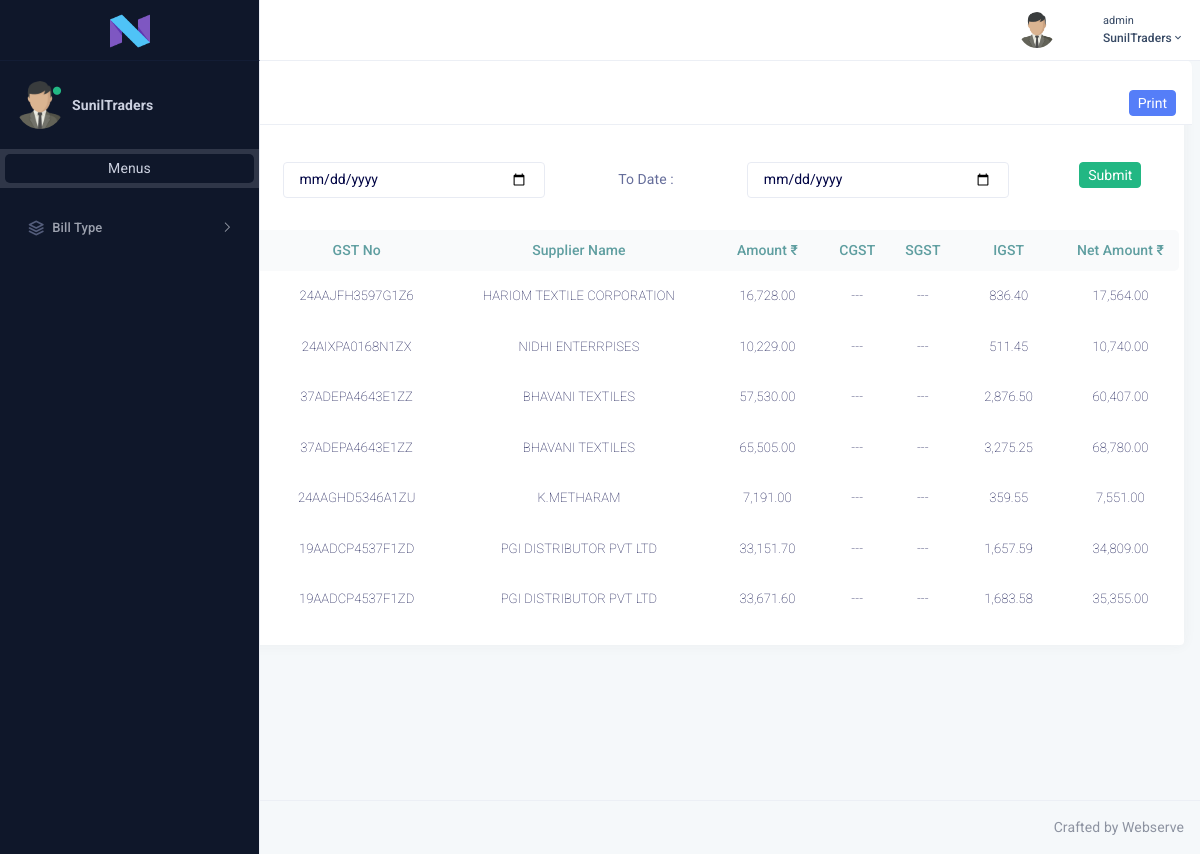
The page /debitNoteReport.php (signed in) on the database its author committed.
### tables this page shows
CREATE TABLE `debit_note` (
  `debit_note_id` int(11) NOT NULL,
  `formId` varchar(50) NOT NULL DEFAULT '0',
  `supplierName` varchar(100) DEFAULT NULL,
  `address` varchar(200) DEFAULT NULL,
  `phoneNo` varchar(13) DEFAULT NULL,
  `city` varchar(100) DEFAULT NULL,
  `billNo` varchar(50) DEFAULT NULL,
  `appNo` varchar(50) DEFAULT NULL,
  `aDate` date DEFAULT NULL,
  `GSTNO` varchar(20) DEFAULT NULL,
  `terms` text,
  `HSNNo` varchar(50) DEFAULT NULL,
  `LR` varchar(100) DEFAULT NULL,
  `lrDate` date DEFAULT NULL,
  `through` varchar(100) NOT NULL,
  `invoiceNumber` varchar(100) NOT NULL,
  `amount` int(11) NOT NULL,
  `GST` varchar(10) NOT NULL,
  `GSTType` varchar(10) NOT NULL,
  `CGST` float NOT NULL,
  `CGSTTax` float NOT NULL,
  `SGST` float NOT NULL,
  `SGSTTax` float NOT NULL,
  `IGST` float NOT NULL,
  `IGSTTax` float NOT NULL,
  `subTotal` float NOT NULL,
  `total` float NOT NULL,
  `roundOff` float NOT NULL,
  `netAmount` float NOT NULL,
  `debitBillDate` date NOT NULL,
  `debitAmt` float NOT NULL,
  `createdAt` timestamp NOT NULL DEFAULT CURRENT_TIMESTAMP,
  `updatedAt` timestamp NOT NULL DEFAULT CURRENT_TIMESTAMP ON UPDATE CURRENT_TIMESTAMP,
  `status` int(11) NOT NULL DEFAULT '0',
  `debit_note_bill_id` varchar(7) NOT NULL,
  `financialYear` year(4) DEFAULT NULL
);

### debitNoteReport.php (the view, shortened to what this page needs)
<?php
    if(!empty($_REQUEST['fdate'])){
        $fdate = $_REQUEST['fdate'];
        $toDate = $_REQUEST['toDate'];
    }else{
        $fdate = $toDate = '';
    }
?>
 <?php include('header.php') ?>
<!DOCTYPE html>
<html lang="en">
<head>
</head>
    <div class="page-wrapper">
        <div class="page-content-tab">
            <div class="container-fluid">
                <div class="row">
                    <div class="col-12 " >
                        <div class="card">
                            <div class="card-header row">
                                <h4 class="card-title col-11">Debit Note Report</h4>
                                <div class=" " style=" text-align: end;">
                                    <button class="btn btn-primary" onclick="printDiv()">Print</button>
                                </div>
                            </div>
                            <div class="card-body">
                                <div class="table-responsive">
                                    <div class="col-12 m-3">
                                        <form method="post">
                                            <div class="row pb-3 pt-3">
                                                <label class="col-form-label text-center col-2">From Date :</label>
                                                <div class="col-3 text-center">
                                                    <input type="date" id='gMonth2' class="form-control" name="fdate" required>
                                                </div>
                                                <label class="col-form-label text-center col-2">To Date :</label>
                                                <div class="col-3 text-center">
                                                    <input type="date" id='gMonth2' class="form-control" name="toDate" required>
                                                </div>
                                                <div class="col-2 text-center">
                                                    <input class="btn btn-success" type="submit" name="filter" value="Submit">
                                                </div>
                                            </div>
                                        </form>
                                    </div>
                                    <table class="table mt-3" id="datatable_1">
                                        <thead class="thead-light p-3" style=" white-space: nowrap;">
                                          <tr>
                                            <th class="text-center">S.No</th>
                                            <th class="text-center">Date</th>
                                            <th class="text-center">GST No</th>
                                            <th class="text-center">Supplier Name</th>
                                            <th class="text-center">Amount ₹</th>
                                            <th class="text-center">CGST</th>
                                            <th class="text-center">SGST</th>
                                            <th class="text-center">IGST</th>
                                            <th class="text-center">Net Amount ₹</th>
                                          </tr>
                                        </thead>
                                        <tbody style=" white-space: nowrap;">
                                            <?php
                                               if($fdate){
                                                $sql2 = "SELECT * FROM `debit_note` WHERE `createdAt` >= '$fdate' AND `createdAt` <= '$toDate' ORDER BY debit_note_id DESC";
                                                }else{
                                                    $sql2 = "SELECT * FROM debit_note ORDER BY debit_note_id DESC";
                                                }
                                                $result2 = $conn->query($sql2);
                                                $i=1;
                                                while($debitNote = $result2->fetch_assoc()){
                                            ?>
                                            <tr>
                                                <td class="text-center"><?= $i++ ?></td>
                                                <td class="text-center"><?= date('d-m-Y',strtotime($debitNote['createdAt'])) ?></td>
                                                <td class="text-center"><?= $debitNote['GSTNO'] ?></td>
                                                <td class="text-center"><?= $debitNote['supplierName'] ?></td>
                                                <td class="text-center"> <?=number_format($debitNote['subTotal'],2) ?></td>
                                                <td class="text-center"><?= ($debitNote['CGSTTax']) ? number_format($debitNote['CGSTTax'],2) : "---" ?></td>
                                                <td class="text-center"><?= ($debitNote['SGSTTax']) ? number_format($debitNote['SGSTTax'],2) : "---" ?></td>
                                                <td class="text-center"><?= ($debitNote['IGSTTax']) ? number_format($debitNote['IGSTTax'],2) : "---" ?></td>
                                                <td class="text-center"> <?= number_format($debitNote['netAmount'],2) ?></td>
                                            </tr>
                                            <?php
                                                }
                                            ?>
                                            </tbody>
                                        </table>
                                    </div>
                            </div>
                        </div>
                    </div>
                </div>
            </div>
        </div>
    </div>
  <?php include('footer.php') ?>

### header.php (shortened to what this page needs)
<!DOCTYPE html>
<html lang="en">
    <head>
         <link href="assets/plugins/datatables/datatable.css" rel="stylesheet" type="text/css" />
         <link href="assets/css/bootstrap.min.css" rel="stylesheet" type="text/css" />
         <link href="assets/css/icons.min.css" rel="stylesheet" type="text/css" />
         <link href="assets/css/app.min.css" rel="stylesheet" type="text/css" />
          <link href="assets/css/styles.css" rel="stylesheet" type="text/css" />
          <link href="https://cdn.datatables.net/1.12.1/css/jquery.dataTables.min.css" rel="stylesheet" type="text/css" />
</head>
<body id="body_contents" class="dark-sidebar">
        <div class="left-sidebar">
            <div class="brand">
                <a href="index.php" class="logo">
                    <span>
                        <img src="assets/images/if_android_n_1175537.ico" style="border-radius:4px;height: 40px;
" alt="logo-small" class="logo-sm">
                    </span>
                </a>
            </div>
            <div class="sidebar-user-pro media border-end">
                <div class="position-relative mx-auto">
                    <img src="assets/images/sunillogo1.png" alt="user" class="rounded-circle thumb-md">
                    <span class="online-icon position-absolute end-0"><i class="mdi mdi-record text-success"></i></span>
                </div>
                <div class="media-body ms-2 user-detail align-self-center">
                    <h5 class="font-14 m-0 fw-bold"> SunilTraders</h5>
                </div>
            </div>
            <div class="border-end">
                <ul class="nav nav-tabs menu-tab nav-justified" role="tablist">
                    <li class="nav-item">
                        <a class="nav-link active" data-bs-toggle="tab" href="#Main" role="tab" aria-selected="true">M<span>enus</span></a>
                    </li>
                </ul>
            </div>
            <div class="menu-content h-100" data-simplebar>
                <div class="menu-body navbar-vertical">
                    <div class="collapse navbar-collapse tab-content" id="sidebarCollapse">
                        <ul class="navbar-nav tab-pane active" id="Main" role="tabpanel">
                            <li class="nav-item">
                                <a class="nav-link" href="#sidebarAnalytics" data-bs-toggle="collapse" role="button"
                                    aria-expanded="false" aria-controls="sidebarAnalytics">
                                    <i class="ti ti-stack menu-icon"></i>
                                    <span>Bill Type</span>
                                </a>
                            </li>
                        </ul>
                    </div>
                </div>
            </div>
        </div>
        <div class="topbar">
            <nav class="navbar-custom" id="navbar-custom">
                <ul class="list-unstyled topbar-nav float-end mb-0">
                    <li class="dropdown">
                        <a class="nav-link dropdown-toggle nav-user" data-bs-toggle="dropdown" href="#" role="button"
                            aria-haspopup="false" aria-expanded="false">
                            <div class="d-flex align-items-center">
                                <img src="assets/images/sunillogo1.png" alt="profile-user" class="rounded-circle me-5 thumb-sm" />
                                <div>
                                    <small class="d-none d-md-block font-11"><?php echo $_SESSION['username']; ?></small>
                                    <span class="d-none d-md-block fw-semibold font-12">SunilTraders<i
                                            class="mdi mdi-chevron-down"></i></span>
                                </div>
                            </div>
                        </a>
                    </li>
                </ul>
                <ul class="list-unstyled topbar-nav mb-0">
                    <li>
                        <button class="nav-link button-menu-mobile nav-icon" id="togglemenu">
                        </button>
                    </li>
                </ul>
            </nav>
        </div>

### footer.php (shortened to what this page needs)
                <footer class="footer text-center text-sm-start">
                     Webserve <span class="text-muted d-none d-sm-inline-block float-end">Crafted by Webserve</span>
                </footer>
    </body>
</html>

### assets/css/styles.css (style rules this page uses)
.footer { left: 83px !important; }
.navbar-custom .topbar-nav li:first-child { margin-left: 25px !important; }

### header.php (style rules this page uses)
.table .thead-light th { color: #8997bd; background-color: #f9fafb;font-size: 14px; !important; }
.card-header { padding: 0.5rem 0.5rem !important; }
.card-body { padding: 0.3rem 0.3rem !important; }
.btn { padding: 0.1rem 0.5rem; }
.table .thead-light th { color: cadetblue; background-color: #f9fafb; font-size: 14px; !important: ; padding: 10px; }

### rows shown on the page
debit_note: GSTNO "24AAJFH3597G1Z6", supplierName "HARIOM TEXTILE CORPORATION", subTotal "16,728.00", IGSTTax "836.40", netAmount "17,564.00"
debit_note: GSTNO "24AIXPA0168N1ZX", supplierName "NIDHI ENTERRPISES", subTotal "10,229.00", IGSTTax "511.45", netAmount "10,740.00"
debit_note: GSTNO "37ADEPA4643E1ZZ", supplierName "BHAVANI TEXTILES", subTotal "57,530.00", IGSTTax "2,876.50", netAmount "60,407.00"
debit_note: GSTNO "37ADEPA4643E1ZZ", supplierName "BHAVANI TEXTILES", subTotal "65,505.00", IGSTTax "3,275.25", netAmount "68,780.00"
debit_note: GSTNO "24AAGHD5346A1ZU", supplierName "K.METHARAM", subTotal "7,191.00", IGSTTax "359.55", netAmount "7,551.00"
debit_note: GSTNO "19AADCP4537F1ZD", supplierName "PGI DISTRIBUTOR PVT LTD", subTotal "33,151.70", IGSTTax "1,657.59", netAmount "34,809.00"
debit_note: GSTNO "19AADCP4537F1ZD", supplierName "PGI DISTRIBUTOR PVT LTD", subTotal "33,671.60", IGSTTax "1,683.58", netAmount "35,355.00"

### other values the page prints
$_SESSION['username'] "admin"
